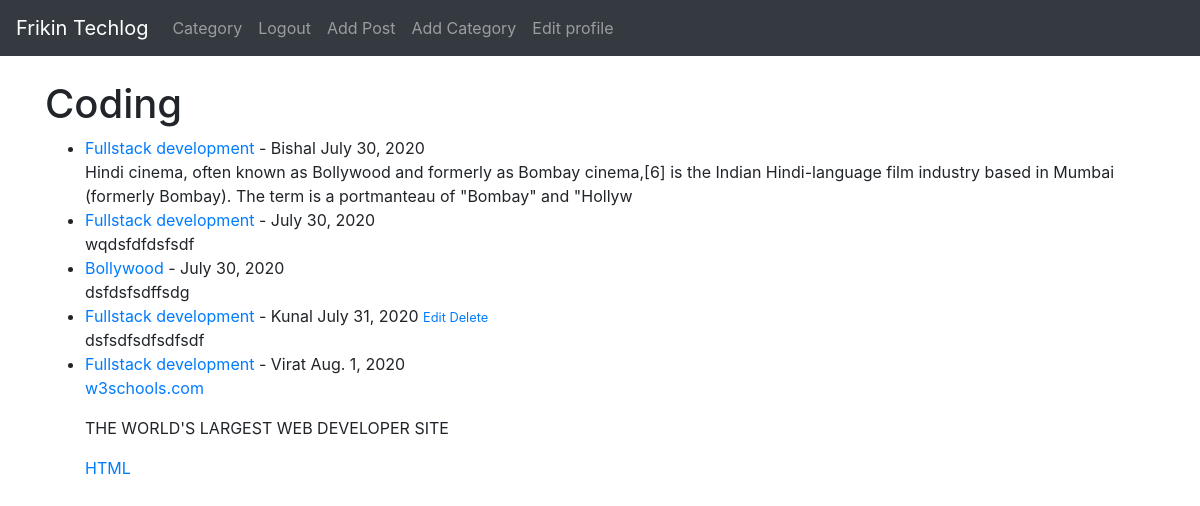
Page /category/coding/ (signed in) on the committed database.
### techlog/models.py (models this page shows, shortened)
class Post(models.Model):
    title = models.CharField(max_length=255)
    title_tag = models.CharField(max_length=255)
    author = models.ForeignKey(User, on_delete=models.CASCADE)
    body = RichTextField(blank=True, null=True)
    post_date = models.DateField(auto_now_add=True)
    category = models.CharField(max_length=255, default='coding')
    snippet = models.CharField(max_length=255) #default='Click the link Above to read the blog Post..')
    likes = models.ManyToManyField(User, related_name='blog_posts' )

### techlog/views.py (the view)
# urls.py: path('category/<str:cats>/', CategoryView, name='category'),
def CategoryView(request, cats):
    category_posts = Post.objects.filter(category=cats.replace('-', ' '))
    return render(request, 'categories.html', {'cats': cats.replace('-', ' ').title(), 'category_posts': category_posts})

### techlog/templates/categories.html
{% extends 'base.html' %}
{% block content %}
{% if category_posts %}
<h1>{{ cats }} </h1>
<ul>
    {% for post in category_posts %}
    <li><a href="{% url 'article-detail' post.pk %}">
        {{post.title }} </a>
        - {{post.author.first_name}}
         {{ post.post_date}}  <small>
            {% if user.is_authenticated %}
            {% if user.id == post.author.id %}
        <a href="{% url 'update_post' post.pk %}">  Edit  </a>
        <a href="{% url 'delete_post' post.pk %}">  Delete  </a>
        {% endif %}
            {% endif %}
 </small>   <br/>
    {{ post.body|slice:":200"|safe }}</li>
{% endfor %}
</ul>
{% else %}
<h2> Sorry this page does not exit</h2>
{% endif %}
{% endblock%}

### rows in the picture
Post: title "Fullstack development", author.first_name "Bishal", post_date "July 30, 2020", body "Hindi cinema, often known as Bollywood and formerly as Bombay cinema,[6] is the Indian Hindi-language film industry based in Mumbai (formerly Bombay). The term is a portmanteau of \"Bombay\" and \"Hollyw"
Post: title "Fullstack development", post_date "July 30, 2020", body "wqdsfdfdsfsdf"
Post: title "Bollywood", post_date "July 30, 2020", body "dsfdsfsdffsdg"
Post: title "Fullstack development", author.first_name "Kunal", post_date "July 31, 2020", shows "Edit", body "dsfsdfsdfsdfsdf"
Post: title "Fullstack development", author.first_name "Virat", post_date "Aug. 1, 2020", body "w3schools.com THE WORLD'S LARGEST WEB DEVELOPER SITE HTML"

### other values in the picture
{{ cats }} "Coding"
